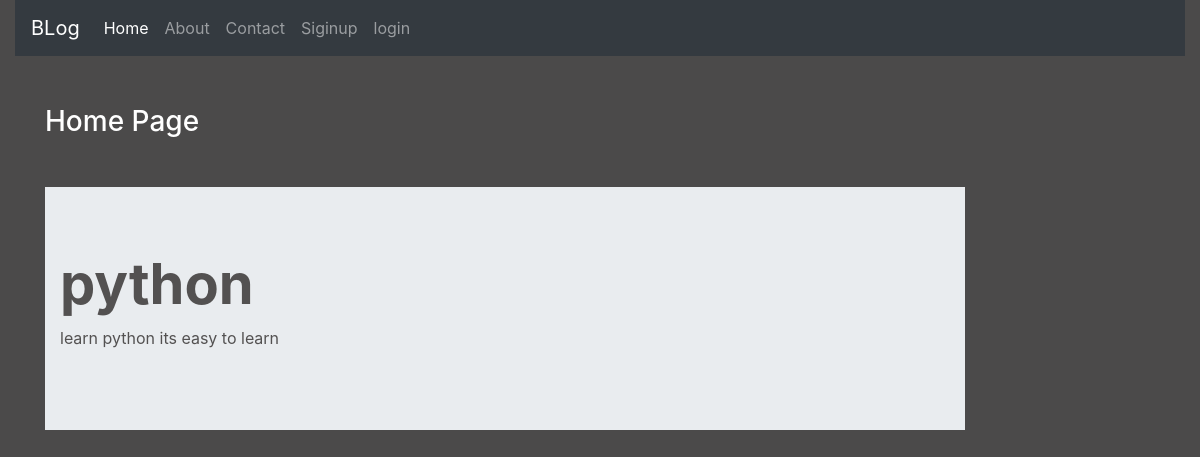
/, run on an earlier commit of the app's database.
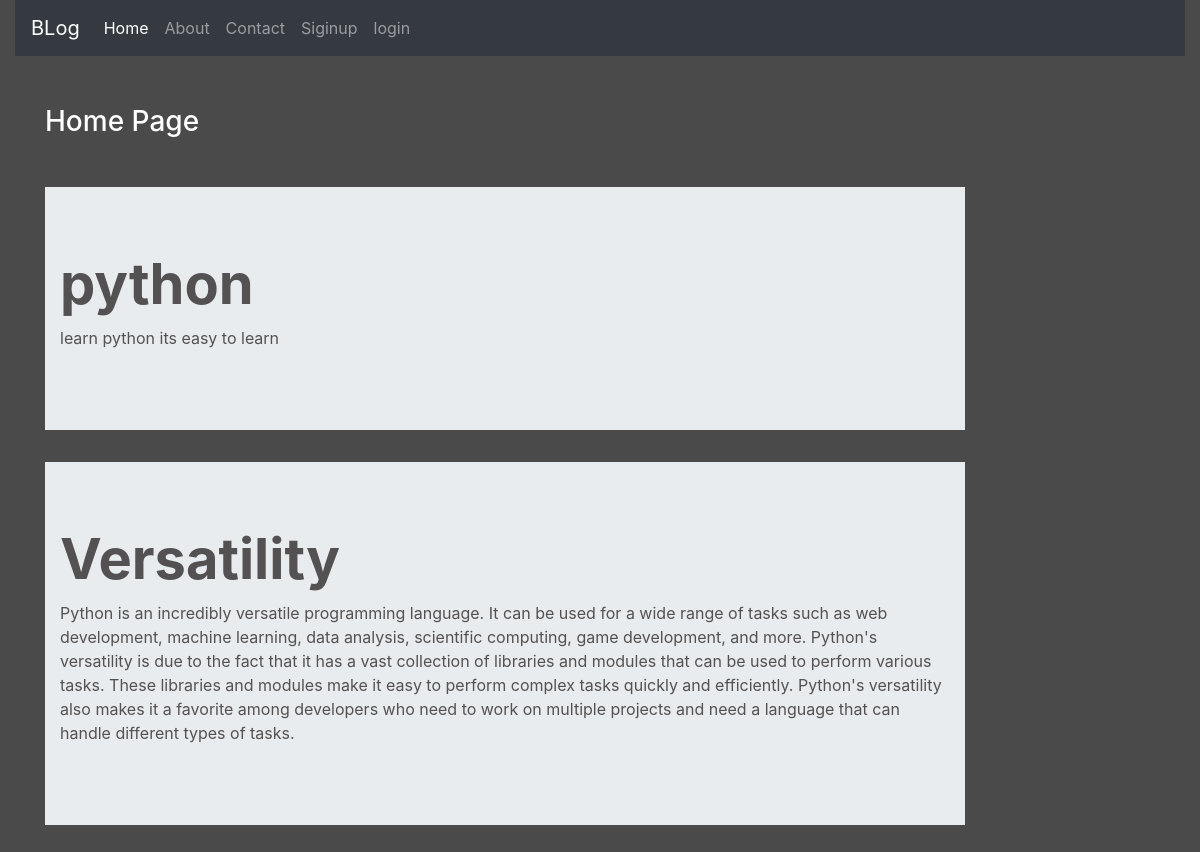
And on a later commit of the database.
### enroll/models.py (models this page shows)
class Post(models.Model):
    title=models.CharField(max_length=250,blank=False)
    decscription=models.TextField()

### enroll/views.py (the view)
# urls.py: path('',views.home ,name='home'),
def home(request):
    post=Post.objects.all()
    return render (request,'blog/home.html',{'post':post})

### enroll/templates/blog/home.html (shortened to what this page needs)
{% extends 'blog/base.html'%}
{% load static %}
{%  block  content %}
<div class="col-10">
    <h3 class=" text-white my-5">Home Page </h3>
   {% for post in post %}
    <div class="jumbotron jumbotron-fluid jumbo-color">
        <div class="container">
          <h1 class="display-4 font-weight-bold">{{post.title}}</h1>
          <p class="">{{post.decscription}}</p>
        </div>
      </div>
  {% endfor %}
</div>
{% endblock content %}

### enroll/templates/blog/base.html (shortened to what this page needs)
<!DOCTYPE html>
{% load static %}
<html lang="en">
<head>
<link rel="stylesheet" href="{% static 'blog/css/bootstrap.min.css' %}">
<link rel="stylesheet" href="{% static 'blog/css/style.css' %}">
</head>
<body>
<div class="container-fluid">
    {% include 'blog/nav.html'%}
    <div class="container">
        <div class="row">
            <div class="col sm-12">
            </div>
        </div>
    <div class="row">
        {% block content %}
        {% endblock content %}
    </div>
    </div>
</div>
</body>
</html>

### enroll/templates/blog/nav.html (shortened to what this page needs)
<nav class="navbar navbar-expand-lg navbar-dark bg-dark">
    <a class="navbar-brand" href="#">BLog</a>
    <div class="collapse navbar-collapse" id="navbarNav">
      <ul class="navbar-nav">
        <li class="nav-item active">
          <a class="nav-link" href="{% url 'home' %}">Home <span class="sr-only">(current)</span></a>
        </li>
        <li class="nav-item">
          <a class="nav-link" href="{% url 'about' %}">About</a>
        </li>
        <li class="nav-item">
          <a class="nav-link" href="{% url 'contact' %}">Contact</a>
        </li>
        {% if request.user.is_authenticated %}
        <li class="nav-item">
            <a class="nav-link" href="{% url 'dashboard' %}">dashboard</a>
          </li>
          <li class="nav-item">
            <a class="nav-link" href="{% url 'logout' %}">logout</a>
          </li>
          {%  else %}
          <li class="nav-item">
            <a class="nav-link" href="{% url 'signin' %}">Siginup</a>
          </li>
          <li class="nav-item">
            <a class="nav-link" href="{%  url 'login' %}">login</a>
          </li>
          {% endif %}
      </ul>
    </div>
  </nav>

### enroll/static/blog/css/style.css (style rules this page uses)
body { background-color: rgb(75,74,74); margin-top: 0px; color: antiquewhite; }
.jumbo-color { color:rgb(83,81,81) }

What changed in the data, as far as the page shows it:
added Post: title "Versatility", decscription "Python is an incredibly versatile programming language. It can be used for a wide range of tasks such as web development, machine learning, data analysis, scientific computing, game development, and more. Python's versatility is due to the fact that it has a vast collection of libraries and modules that can be used to perform various tasks. These libraries and modules make it easy to perform complex tasks quickly and efficiently. Python's versatility also makes it a favorite among developers who need to work on multiple projects and need a language that can handle different types of tasks."
